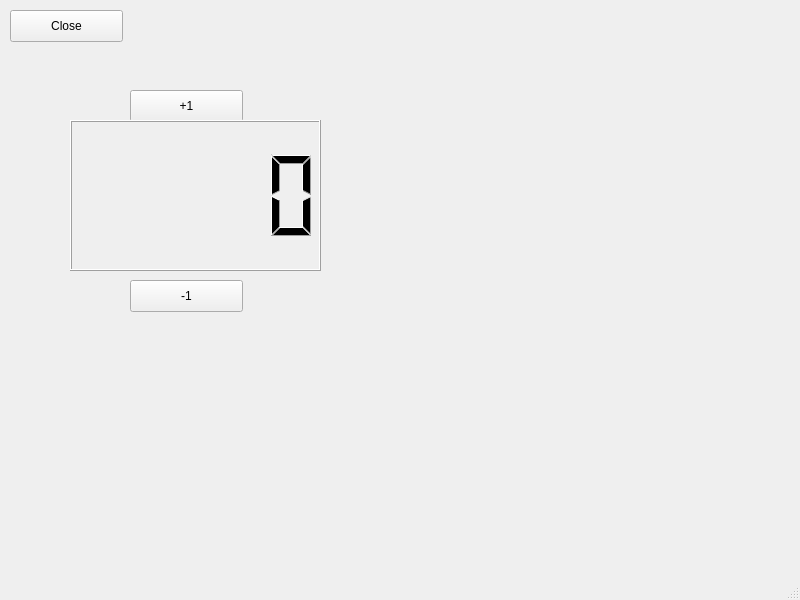
<?xml version="1.0" encoding="UTF-8"?>
<ui version="4.0">
 <class>MainWindow</class>
 <widget class="QMainWindow" name="MainWindow">
  <property name="geometry">
   <rect>
    <x>0</x>
    <y>0</y>
    <width>800</width>
    <height>600</height>
   </rect>
  </property>
  <property name="windowTitle">
   <string>MainWindow</string>
  </property>
  <widget class="QWidget" name="centralwidget">
   <widget class="QPushButton" name="pushButton">
    <property name="geometry">
     <rect>
      <x>10</x>
      <y>10</y>
      <width>113</width>
      <height>32</height>
     </rect>
    </property>
    <property name="text">
     <string>Close</string>
    </property>
   </widget>
   <widget class="QPushButton" name="incButton">
    <property name="geometry">
     <rect>
      <x>130</x>
      <y>90</y>
      <width>113</width>
      <height>32</height>
     </rect>
    </property>
    <property name="text">
     <string>+1</string>
    </property>
   </widget>
   <widget class="QPushButton" name="decButton">
    <property name="geometry">
     <rect>
      <x>130</x>
      <y>280</y>
      <width>113</width>
      <height>32</height>
     </rect>
    </property>
    <property name="text">
     <string>-1</string>
    </property>
   </widget>
   <widget class="QLCDNumber" name="lcdNumber">
    <property name="geometry">
     <rect>
      <x>70</x>
      <y>120</y>
      <width>251</width>
      <height>151</height>
     </rect>
    </property>
   </widget>
  </widget>
  <widget class="QMenuBar" name="menubar">
   <property name="geometry">
    <rect>
     <x>0</x>
     <y>0</y>
     <width>800</width>
     <height>22</height>
    </rect>
   </property>
  </widget>
  <widget class="QStatusBar" name="statusbar"/>
 </widget>
 <resources/>
 <connections>
  <connection>
   <sender>pushButton</sender>
   <signal>clicked()</signal>
   <receiver>MainWindow</receiver>
   <slot>close()</slot>
   <hints>
    <hint type="sourcelabel">
     <x>136</x>
     <y>117</y>
    </hint>
    <hint type="destinationlabel">
     <x>399</x>
     <y>299</y>
    </hint>
   </hints>
  </connection>
  <connection>
   <sender>incButton</sender>
   <signal>clicked()</signal>
   <receiver>lcdNumber</receiver>
   <slot>raise()</slot>
   <hints>
    <hint type="sourcelabel">
     <x>186</x>
     <y>127</y>
    </hint>
    <hint type="destinationlabel">
     <x>195</x>
     <y>217</y>
    </hint>
   </hints>
  </connection>
  <connection>
   <sender>decButton</sender>
   <signal>clicked()</signal>
   <receiver>lcdNumber</receiver>
   <slot>lower()</slot>
   <hints>
    <hint type="sourcelabel">
     <x>186</x>
     <y>317</y>
    </hint>
    <hint type="destinationlabel">
     <x>195</x>
     <y>217</y>
    </hint>
   </hints>
  </connection>
 </connections>
</ui>
